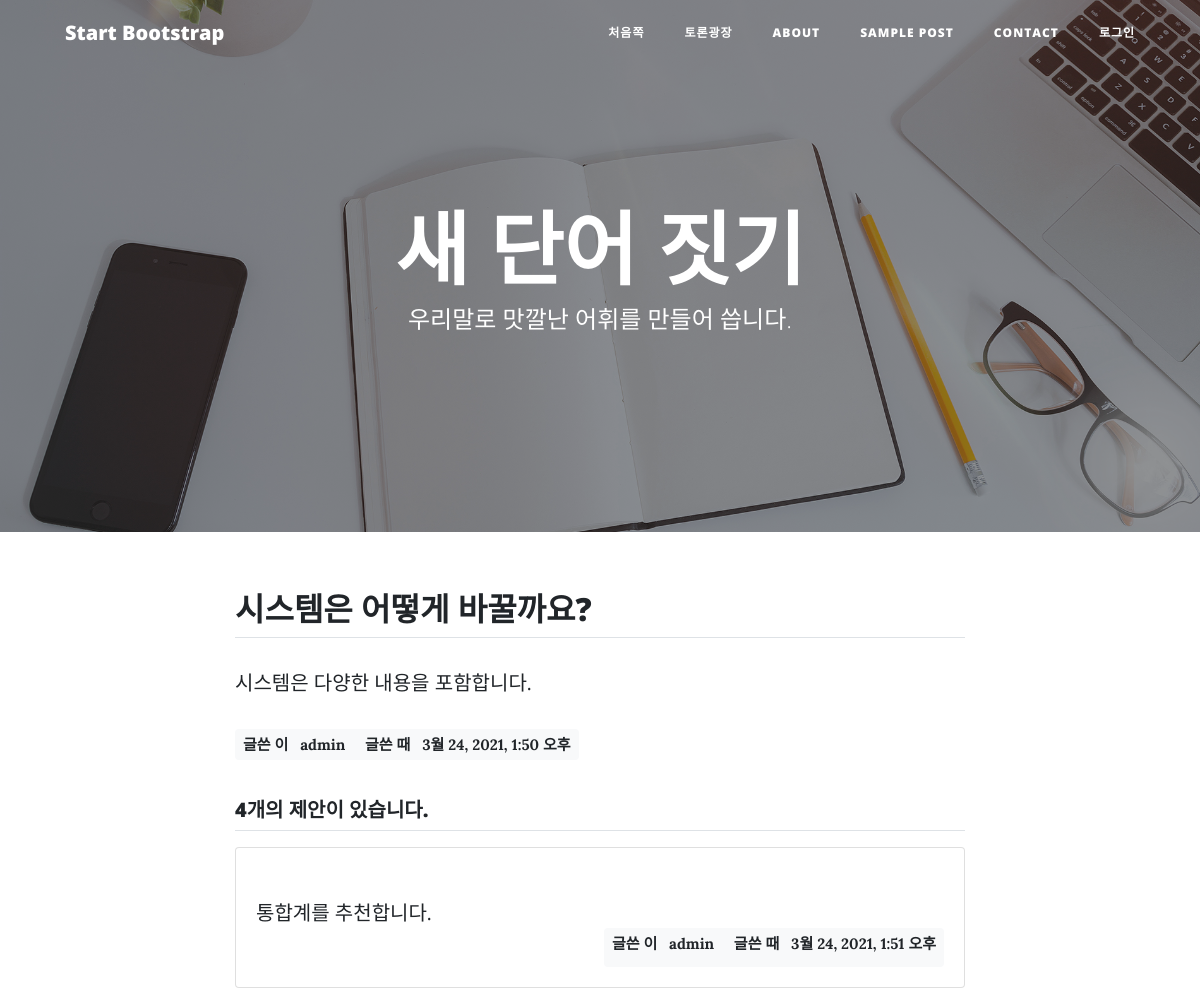
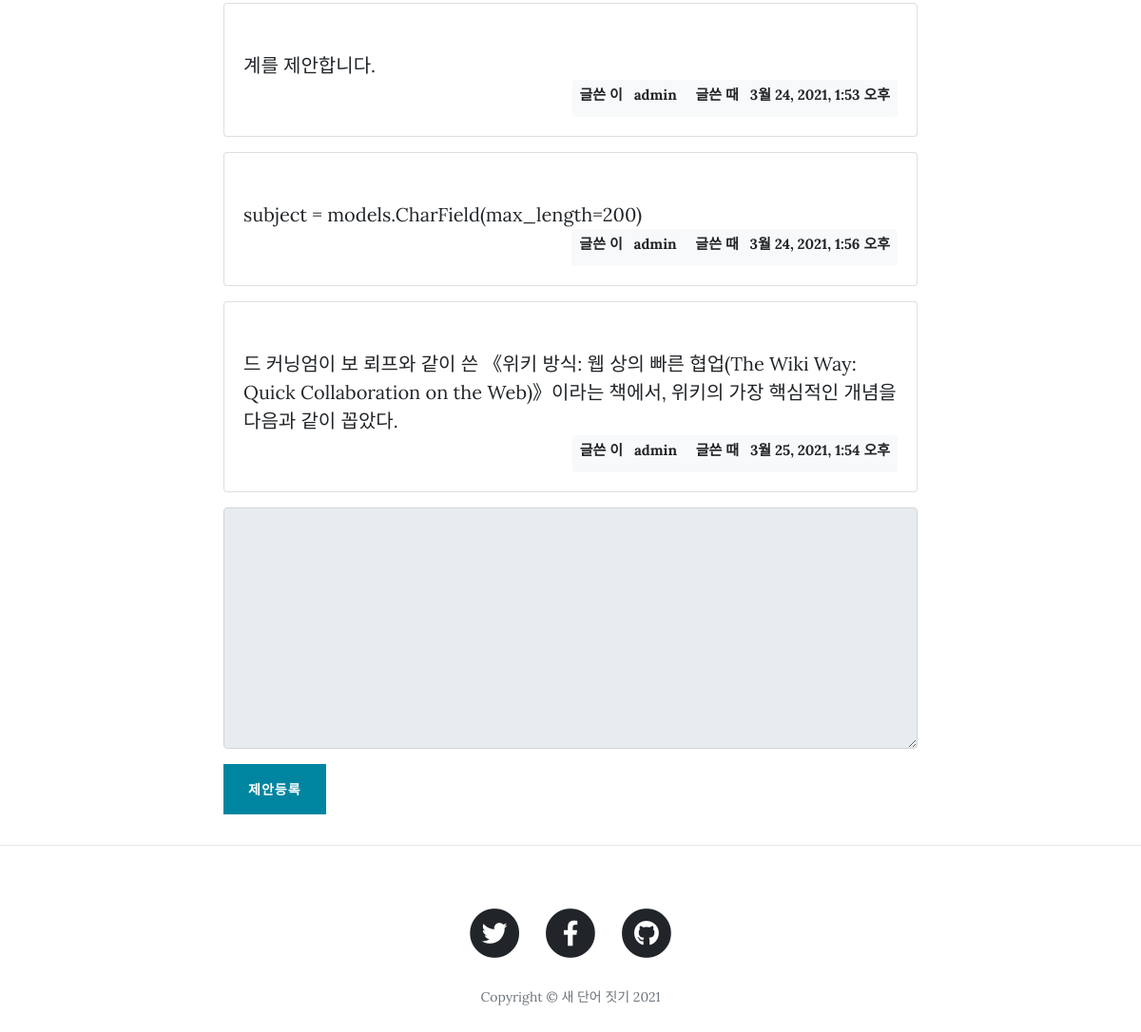
/forum/1/, run on the app's committed database (2 pictures, top to bottom).
### forum/models.py (models this page shows, shortened)
class Presenting(models.Model):
    subject = models.CharField(max_length=200)
    content = models.TextField()
    create_date = models.DateTimeField()
    author = models.ForeignKey(User, on_delete=models.CASCADE)
    modify_date = models.DateTimeField(null=True, blank=True)

class Suggestion(models.Model):
    suggestion = models.ForeignKey(Presenting, on_delete=models.CASCADE)
    content = models.TextField()
    create_date = models.DateTimeField()
    author = models.ForeignKey(User, on_delete=models.CASCADE)
    modify_date = models.DateTimeField(null=True, blank=True)

### forum/views.py (the view)
# urls.py: path('<int:presenting_id>/', views.detail, name='detail'),
def detail(request, presenting_id):
    presenting = Presenting.objects.get(id=presenting_id)
    context = {'presenting': presenting}
    return render(request, 'forum/presenting_detail.html', context)

### templates/blogtheme/forum/presenting_detail.html (shortened to what this page needs)
{% extends 'base.html' %}
{% load static %}
{% block content %}
<article>
    <div class="container my-3">
      <div class="row">
        <div class="col-lg-8 col-md-10 mx-auto">
          <h2 class="border-bottom py-2">{{ presenting.subject }}</h2>
            <p>
                {{ presenting.content }}
                  <div class="badge badge-light p-2 text-left">
                      글쓴 이 &nbsp; {{ presenting.author.username }} &nbsp;&nbsp;&nbsp;
                          글쓴 때 &nbsp; {{ presenting.create_date }}
                  </div>
            </p>
            <h5 class="border-bottom my-3 py-2">{{ presenting.suggestion_set.count }}개의 제안이 있습니다.</h5>
            <div>
                {% for suggestion in presenting.suggestion_set.all %}
                <div class="card my-3">
                  <div class="card-body">
                    <div class="card-text" style="white-space: pre-line;">
                        {{ suggestion.content }}
                    </div>
                    <div class="d-flex justify-content-end">
                        <div class="badge badge-light p-2 text-left">
                            <div class="mb-2">글쓴 이 &nbsp; {{ suggestion.author.username }} &nbsp;&nbsp;&nbsp;
                                  글쓴 때 &nbsp; {{ suggestion.create_date }}
                            </div>
                        </div>
                    </div>
                  </div>
                </div>
                {% endfor %}
            </div>
                <form action="{% url 'forum:suggestion_create' presenting.id %}" method="post" class="my-3">
                  <div class="form-group">
                      <textarea
                        {% if not user.is_authenticated %}disabled{% endif %}
                                  name="content" id="content" class="form-control" rows="10">
                      </textarea>
                  </div>
                  <input type="submit" value="제안등록" class="btn btn-primary">
                </form>
        </div>
      </div>
    </div>
</article>
<hr>
{% endblock %}

### data on the page
Presenting: subject "시스템은 어떻게 바꿀까요?", content "시스템은 다양한 내용을 포함합니다.", author.username "admin", create_date "3월 24, 2021, 1:50 오후", suggestion_set.count "4"
Suggestion: content "통합계를 추천합니다.", author.username "admin", create_date "3월 24, 2021, 1:51 오후"
Suggestion: content "계를 제안합니다.", author.username "admin", create_date "3월 24, 2021, 1:53 오후"
Suggestion: content "subject = models.CharField(max_length=200)", author.username "admin", create_date "3월 24, 2021, 1:56 오후"
Suggestion: content "드 커닝엄이 보 뢰프와 같이 쓴 《위키 방식: 웹 상의 빠른 협업(The Wiki Way: Quick Collaboration on the Web)》이라는 책에서, 위키의 가장 핵심적인 개념을 다음과 같이 꼽았다.", author.username "admin", create_date "3월 25, 2021, 1:54 오후"
